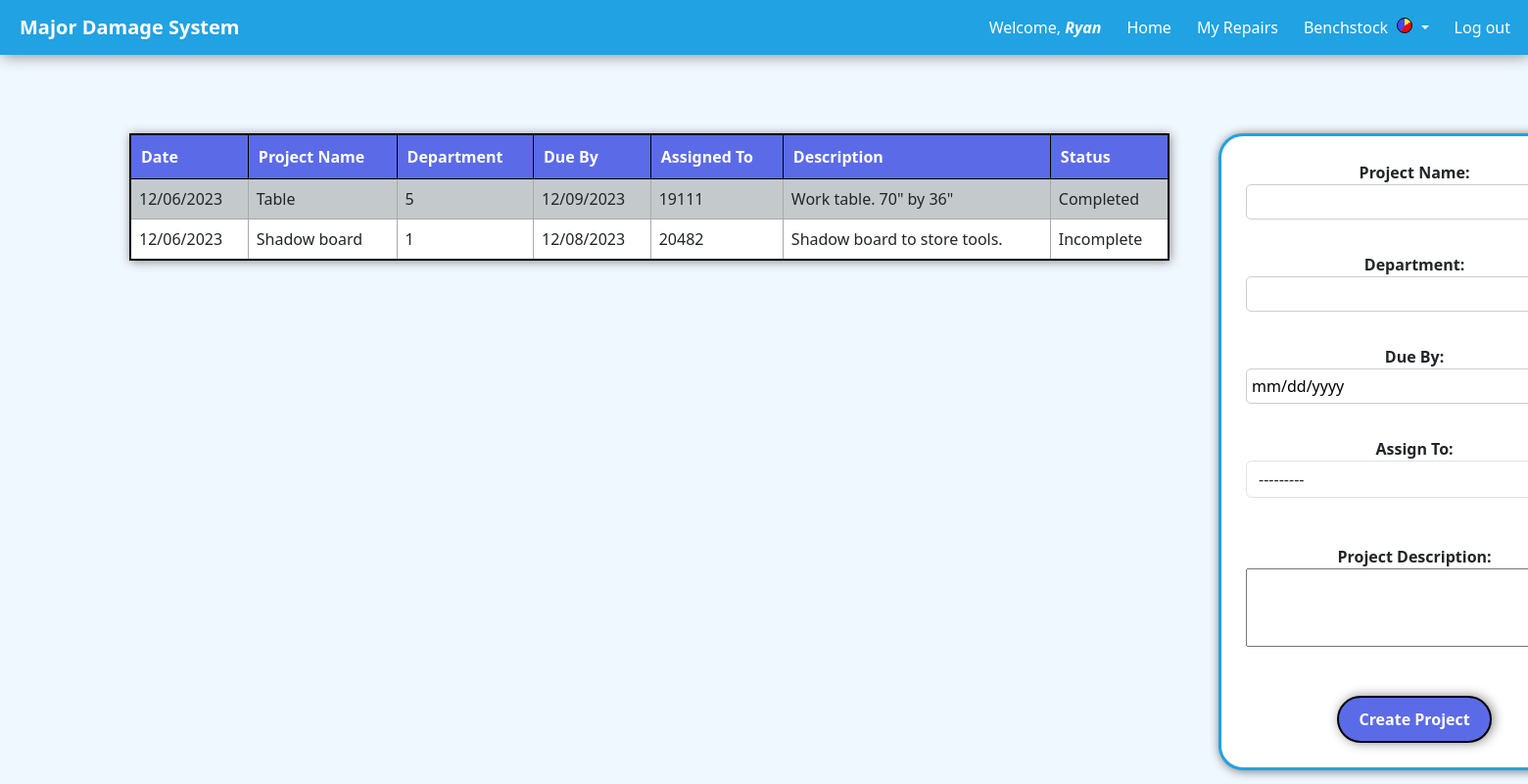
Page /MDlogger/projects (signed in) on the earlier database version.
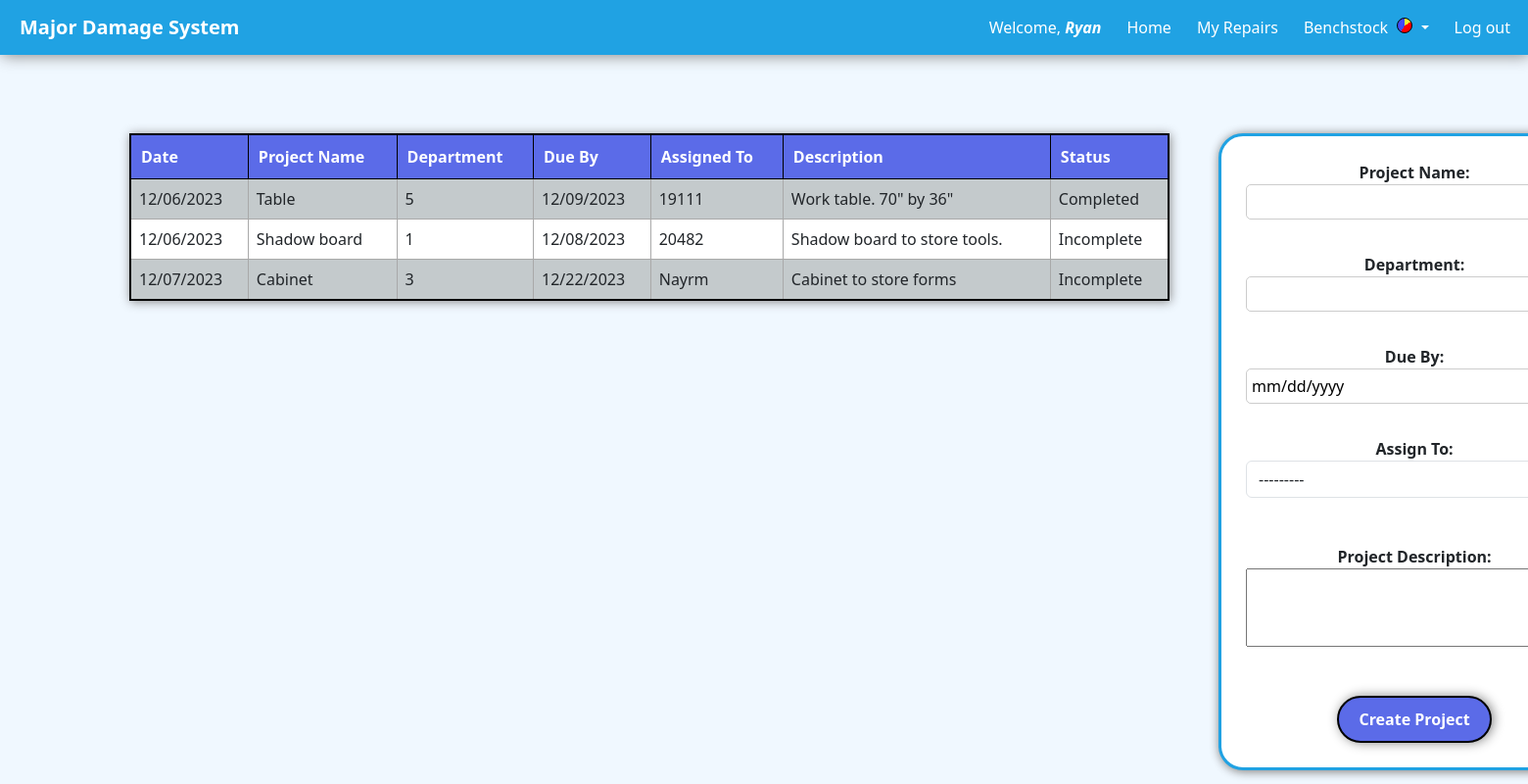
Same page on the later database version.
### MDlogger/models.py (models this page shows, shortened)
class Projects(models.Model):
    date = models.DateField(auto_now_add=True)
    time = models.TimeField(auto_now_add=True)
    user = models.ForeignKey(User, on_delete=models.SET_NULL, null=True)
    assignedto = models.ForeignKey(User, on_delete=models.SET_NULL, null=True, related_name='assigned_projects')
    due = models.DateField()
    department = models.CharField(max_length=80)
    project = models.CharField(max_length=200)
    description = models.TextField()
    STATUS_CHOICES = [
        ('Incomplete', 'Incomplete'),
        ('Completed', 'Completed'),
    ]
    status = models.CharField(max_length=20, choices=STATUS_CHOICES, default='Incomplete')

### MDlogger/views/projects.py (the view)
def projects(request):
    projects = Projects.objects.all()
    form = ProjectsForm()
    if request.method == 'POST':
        form = ProjectsForm(request.POST)
        if form.is_valid():
            project = form.save(commit=False)
            project.user = request.user
            project.save()
            return redirect('MDlogger:projects')
    else:
        form = ProjectsForm()
    return render(request, 'MDlogger/projects.html', {'projects': projects, 'form': form})

### MDlogger/forms.py
class ProjectsForm(forms.ModelForm):
    class Meta:
        model = Projects
        fields = ['assignedto', 'due', 'department', 'project', 'description']
    def __init__(self, *args, **kwargs):
        super(ProjectsForm, self).__init__(*args, **kwargs)
        self.fields['assignedto'] = forms.ModelChoiceField(
            queryset=User.objects.all(),
            required=False,  # You can set this to True if you want it to be a required field
            widget=forms.Select(attrs={'class': 'form-control'}),
        )

### MDlogger/templates/MDlogger/projects.html (shortened to what this page needs)
{% extends 'MDlogger/base.html' %}
{% block content %}
{% if user.is_authenticated %}
    <div id="container">
    <div id="table-container">
        <table id="projects-table">
            <tr>
                <th>Date</th>
                <th>Project Name</th>
                <th>Department</th>
                <th>Due By</th>
                <th>Assigned To</th>
                <th>Description</th>
                <th>Status</th>
            </tr>
            {% for project in projects %}
                <tr>
                    <td>{{ project.date|date:"m/d/Y" }}</td>
                    <td>{{ project.project }}</td>
                    <td>{{ project.department }}</td>
                    <td>{{ project.due|date:"m/d/Y" }}</td>
                    <td>{{ project.assignedto }}</td>
                    <td>{{ project.description }}</td>
                    <td>{{ project.status }}</td>
                </tr>
            {% endfor %}
        </table>
    </div>
    <form method="post" action="" class="project-form">
        <label for="id_project">Project Name:</label><br>
        {{ form.project }} <br><br>
        <label for="id_department">Department:</label><br>
        {{ form.department }} <br><br>
        <label for="id_due">Due By:</label><br>
        <input type="date" id="id_due" name="due" required><br><br>
        <label for="id_assignedto">Assign To:</label><br>
        {{ form.assignedto }} <br><br>
        <label for="id_description" id="text-box">Project Description:</label><br>
        {{ form.description }} <br><br>
        <button type="submit">Create Project</button>
    </form>
    </div>
{% else %}
    <p>You are not logged in.</p>
    <a href="{% url 'MDlogger/index.html' %}">Log In</a>
{% endif %}
{% endblock %}

Differences in the rows shown:
added Projects: date "12/07/2023", project "Cabinet", department "3", due "12/22/2023", assignedto "Nayrm", description "Cabinet to store forms", status "Incomplete"
